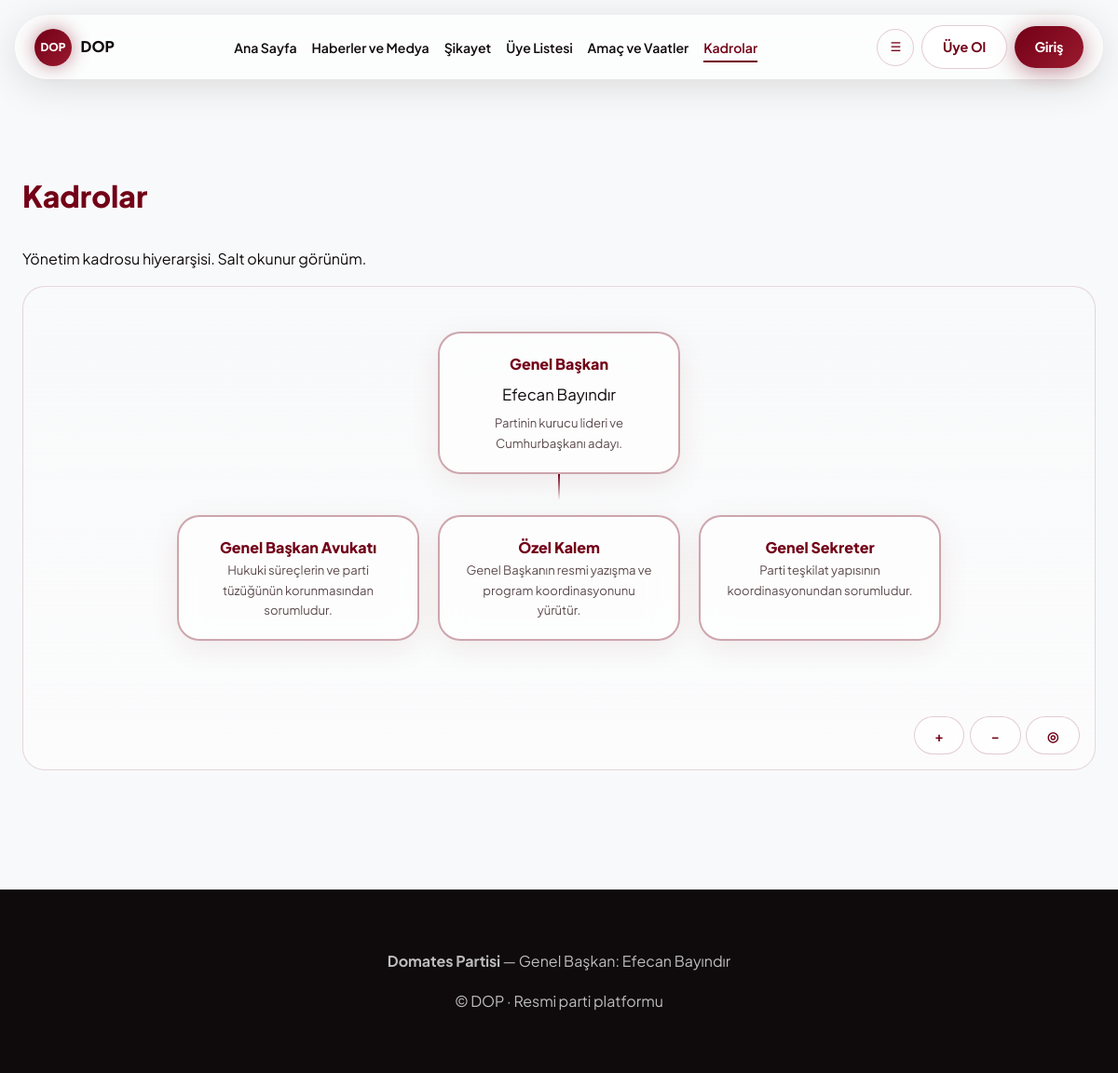
The app's page /kadrolar with its own data.
### tables this page shows
CREATE TABLE cms_settings (
                key TEXT PRIMARY KEY,
                value TEXT NOT NULL
            );

CREATE TABLE org_nodes (
                id INTEGER PRIMARY KEY AUTOINCREMENT,
                parent_id INTEGER,
                title TEXT NOT NULL,
                person_name TEXT DEFAULT '',
                description TEXT DEFAULT '',
                sort_order INTEGER DEFAULT 0, user_id INTEGER REFERENCES users(id), image_url TEXT DEFAULT '',
                FOREIGN KEY (parent_id) REFERENCES org_nodes(id) ON DELETE CASCADE
            );

### app.py (the view)
@app.route("/kadrolar")
def org_chart():
    with db.get_db() as conn:
        nodes = conn.execute("SELECT * FROM org_nodes ORDER BY sort_order, id").fetchall()
        ctx = get_site_context(conn)
        member_options = _member_options(conn)
    tree = build_org_tree([dict(n) for n in nodes])
    return render_template(
        "org.html",
        tree=tree,
        nodes=[dict(n) for n in nodes],
        member_options=member_options,
        **ctx,
    )

### app.py (called while the page is built)
def get_site_context(conn):
    cms = db.get_cms(conn)
    active_congress = conn.execute(
        "SELECT * FROM congress_sessions WHERE active = 1 AND passed = 0 ORDER BY id DESC LIMIT 1"
    ).fetchone()
    notifications = []
    if current_user.is_authenticated and current_user.is_chairman:
        notifications = conn.execute(
            "SELECT * FROM admin_notifications WHERE read = 0 ORDER BY id DESC LIMIT 20"
        ).fetchall()
    return {
        "cms": cms,
        "active_congress": dict(active_congress) if active_congress else None,
        "admin_notifications": [dict(n) for n in notifications],
        "is_chairman": current_user.is_authenticated and current_user.is_chairman,
    }

@app.context_processor
def inject_globals():
    with db.get_db() as conn:
        ctx = get_site_context(conn)
    ctx["current_user"] = current_user
    ctx["cms_visible"] = lambda key: db.cms_visible(ctx["cms"], key)
    return ctx

def _member_options(conn):
    rows = conn.execute(
        "SELECT id, first_name, last_name, username FROM users WHERE role IN ('member', 'official') ORDER BY first_name"
    ).fetchall()
    return [
        {
            "id": r["id"],
            "label": f"{r['first_name']} {r['last_name']} (@{r['username']})",
            "name": f"{r['first_name']} {r['last_name']}",
        }
        for r in rows
    ]

def build_org_tree(nodes):
    by_id = {n["id"]: {**n, "children": []} for n in nodes}
    roots = []
    for node in by_id.values():
        pid = node.get("parent_id")
        if pid and pid in by_id:
            by_id[pid]["children"].append(node)
        else:
            roots.append(node)
    return roots

### database.py (called while the page is built)
@contextmanager
def get_db():
    conn = sqlite3.connect(DB_PATH)
    conn.row_factory = sqlite3.Row
    try:
        yield conn
        conn.commit()
    finally:
        conn.close()

def get_cms(conn) -> dict:
    rows = conn.execute("SELECT key, value FROM cms_settings").fetchall()
    return {row["key"]: row["value"] for row in rows}

### templates/org.html (shortened to what this page needs)
{% extends "base.html" %}
{% block content %}
<section class="section-pad" style="padding-top:6rem;">
  <div class="container">
    <h1 class="section-title reveal">{{ cms.nav_org|default('Kadrolar') }}</h1>
    <p class="reveal">{{ cms.text_org_subtitle|default('Yönetim kadrosu hiyerarşisi.') }} {% if not is_chairman %}Salt okunur görünüm.{% else %}Düzenleme modu aktif.{% endif %}</p>
    <div class="org-viewport reveal" id="org-viewport">
      <div class="org-zoom-controls">
        <button type="button" class="btn btn-glass" id="org-zoom-in">+</button>
        <button type="button" class="btn btn-glass" id="org-zoom-out">−</button>
        <button type="button" class="btn btn-glass" id="org-zoom-reset">◎</button>
      </div>
      <div class="org-canvas" id="org-canvas">
        {% macro render_node(node) %}
        <div class="org-node" data-id="{{ node.id }}">
          <div class="node-title">{{ node.title }}</div>
          {% if node.person_name %}<div class="node-name">{{ node.person_name }}</div>{% endif %}
          {% if node.description %}<div class="node-desc">{{ node.description }}</div>{% endif %}
        </div>
        {% if node.children %}
        <div class="org-connector"></div>
        <div class="org-level">
          {% for child in node.children %}
          {{ render_node(child) }}
          {% endfor %}
        </div>
        {% endif %}
        {% endmacro %}
        {% for root in tree %}
        <div style="display:flex;flex-direction:column;align-items:center;">
          {{ render_node(root) }}
        </div>
        {% endfor %}
      </div>
    </div>
  </div>
</section>
{% endblock %}

### templates/base.html (shortened to what this page needs)
<!DOCTYPE html>
<html lang="tr">
<head>
  <link rel="stylesheet" href="{{ url_for('static', filename='css/main.css') }}">
</head>
<body class="{% block body_class %}{% endblock %}{% if is_chairman %} chairman-mode{% endif %}"
  data-user-role="{% if current_user.is_authenticated %}{{ current_user.role }}{% else %}guest{% endif %}"
  data-logged-in="{% if current_user.is_authenticated %}1{% else %}0{% endif %}"
  data-chairman="{% if is_chairman %}1{% else %}0{% endif %}">
  <div class="nav-spacer"></div>
  <div class="floating-nav-wrap" id="floating-nav">
    <header class="floating-nav">
      <a href="{{ url_for('index') }}" class="brand">
        {% if cms.logo_url %}
        <img src="{{ cms.logo_url }}" alt="Logo" class="brand-logo-img" style="height:32px; object-fit:contain; border-radius:4px;">
        {% else %}
        <span class="brand-logo">{{ cms.party_short[:3] }}</span>
        {% endif %}
        <span>{{ cms.party_short }}</span>
      </a>
      <nav>
        <ul class="main-nav" id="main-nav">
          <li><a href="{{ url_for('index') }}" class="{% if request.endpoint == 'index' %}active{% endif %}">{{ cms.nav_home }}</a></li>
          <li><a href="{{ url_for('news_media') }}" class="{% if request.endpoint == 'news_media' %}active{% endif %}">{{ cms.nav_news|default('Haberler') }}</a></li>
          <li><a href="{{ url_for('complaint') }}" class="{% if request.endpoint == 'complaint' %}active{% endif %}">{{ cms.nav_complaint }}</a></li>
          <li><a href="{{ url_for('members') }}" class="{% if request.endpoint == 'members' %}active{% endif %}">{{ cms.nav_members }}</a></li>
          <li><a href="{{ url_for('promises_page') }}" class="{% if request.endpoint == 'promises_page' %}active{% endif %}">{{ cms.nav_promises }}</a></li>
          <li><a href="{{ url_for('org_chart') }}" class="{% if request.endpoint == 'org_chart' %}active{% endif %}">{{ cms.nav_org }}</a></li>
        </ul>
      </nav>
      <div class="nav-icons">
        <button type="button" class="icon-btn" id="nav-toggle" aria-label="Menü">☰</button>
        {% if current_user.is_authenticated %}
        <span style="font-size:0.85rem;font-weight:600;">{{ current_user.first_name }} · {{ current_user.role_label }}</span>
        <a href="{{ url_for('logout') }}" class="btn btn-glass">Çıkış</a>
        {% else %}
        <a href="{{ url_for('register_member') }}" class="btn btn-glass">Üye Ol</a>
        <a href="{{ url_for('login') }}" class="btn btn-premium">Giriş</a>
        {% endif %}
      </div>
    </header>
  </div>
  <main>
    {% block content %}{% endblock %}
  </main>
  <footer class="site-footer">
    <div class="container">
      <p><strong>{{ cms.party_name }}</strong> — {{ cms.text_footer_chairman|default('Genel Başkan') }}: {{ cms.chairman }}</p>
      <p>© {{ cms.party_short }} · {{ cms.text_footer_copyright|default('Resmi parti platformu') }}</p>
    </div>
  </footer>
</body>
</html>

### records on screen
cms_settings: value "DOP", party_short "DOP"
cms_settings: nav_home "Ana Sayfa"
cms_settings: nav_news "Haberler ve Medya"
cms_settings: nav_complaint "Şikayet"
cms_settings: nav_members "Üye Listesi"
cms_settings: nav_promises "Amaç ve Vaatler"
cms_settings: nav_org "Kadrolar"
org_nodes: title "Genel Başkan", person_name "Efecan Bayındır", description "Partinin kurucu lideri ve Cumhurbaşkanı adayı.", text_footer_chairman "Genel Başkan"
org_nodes: title "Genel Başkan Avukatı", description "Hukuki süreçlerin ve parti tüzüğünün korunmasından sorumludur."
org_nodes: title "Özel Kalem", description "Genel Başkanın resmi yazışma ve program koordinasyonunu yürütür."
org_nodes: title "Genel Sekreter", description "Parti teşkilat yapısının koordinasyonundan sorumludur."
cms_settings: party_name "Domates Partisi"
cms_settings: chairman "Efecan Bayındır"

### other values on screen
{{ cms.text_org_subtitle|default('Yönetim kadrosu hiyerarşisi.') }} "Yönetim kadrosu hiyerarşisi."
{{ cms.text_footer_copyright|default('Resmi parti platformu') }} "Resmi parti platformu"
